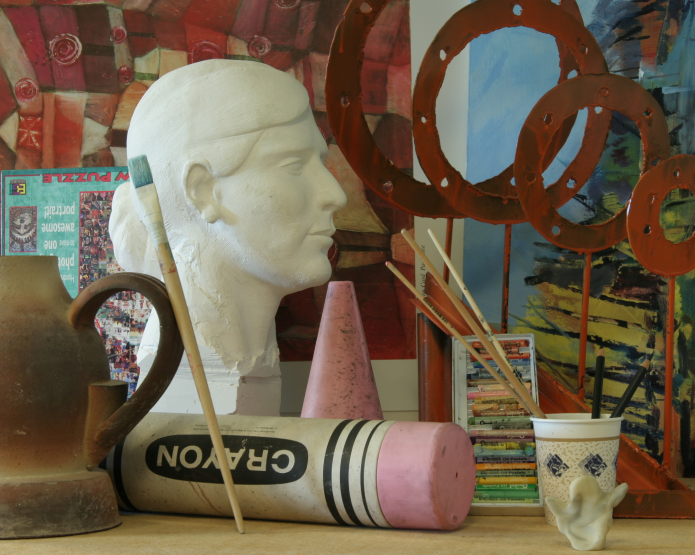
#> input picture StereoMatchingTestings/Art/view1.png, 1390 x 1110 px, found by its file name (shown at 1/2 size)
$ python 'disparity map2.0.py'
#> lines starting #> are read from the running program, lines starting #| are printed output that depends on the picture
import numpy as np
import cv2 as cv
import matplotlib.pyplot as plt

# Read both images and convert to grayscale
img1 = cv.imread(r'D:\Disparity-Map-Generator\StereoMatchingTestings\Art\view1.png', cv.IMREAD_GRAYSCALE)
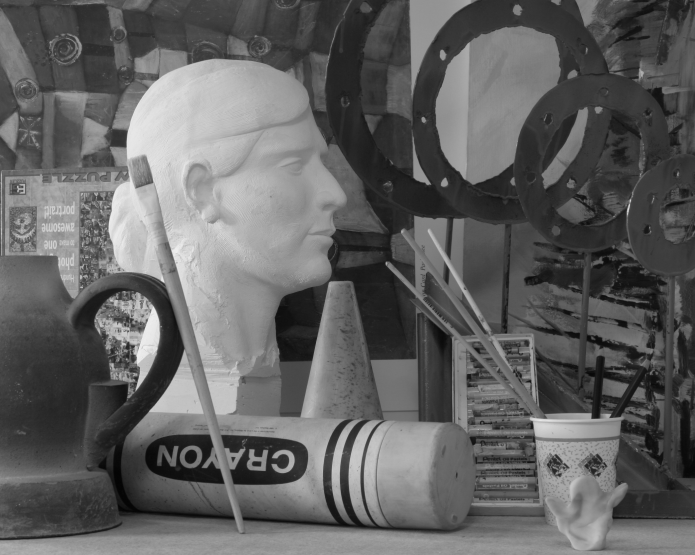
#> img1: shape (1110, 1390) (shown at 1/2 size); min 2, max 243, mean 97.4
img2 = cv.imread(r'D:\Disparity-Map-Generator\StereoMatchingTestings\Art\view5.png', cv.IMREAD_GRAYSCALE)
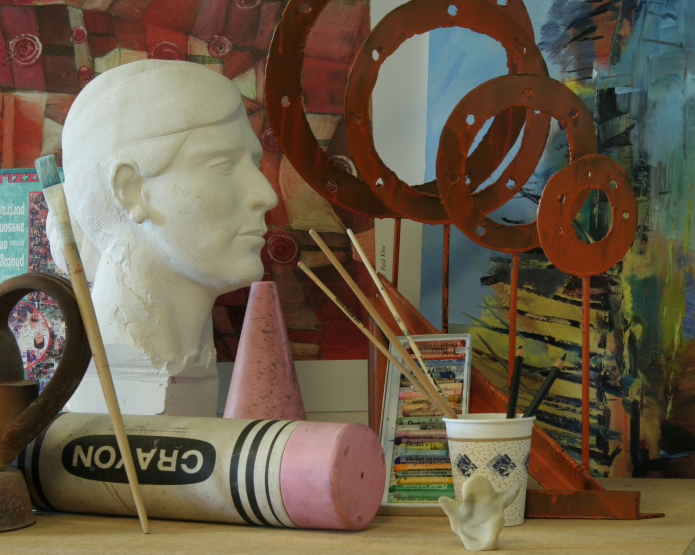
#> input picture StereoMatchingTestings/Art/view5.png, 1390 x 1110 px, found by its file name (shown at 1/2 size)
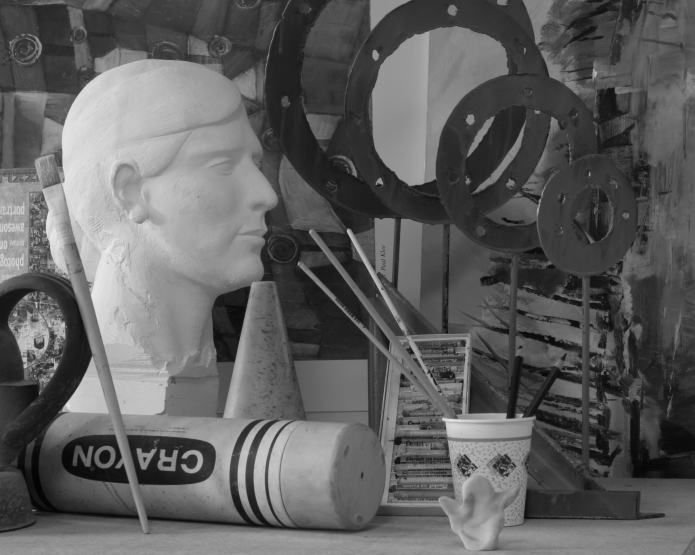
#> img2: shape (1110, 1390) (shown at 1/2 size); min 2, max 243, mean 94.9

# ------------------------------------------------------------
# PREPROCESSING

# Compare unprocessed images
fig, axes = plt.subplots(1, 2, figsize=(15, 10))
axes[0].imshow(img1, cmap="gray")
axes[1].imshow(img2, cmap="gray")
axes[0].axvline(250)
axes[1].axvline(250)
axes[0].axvline(450)
axes[1].axvline(450)
plt.suptitle("Original images")
plt.show()
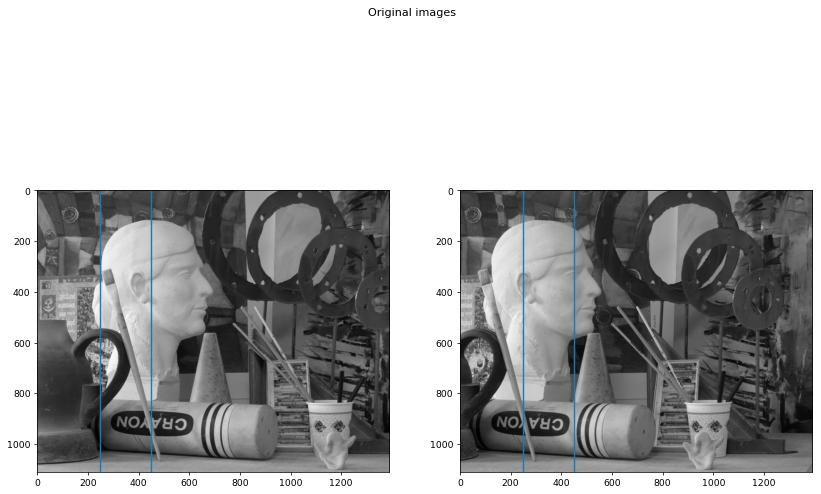
#> figure drawn by matplotlib, 2 panels
